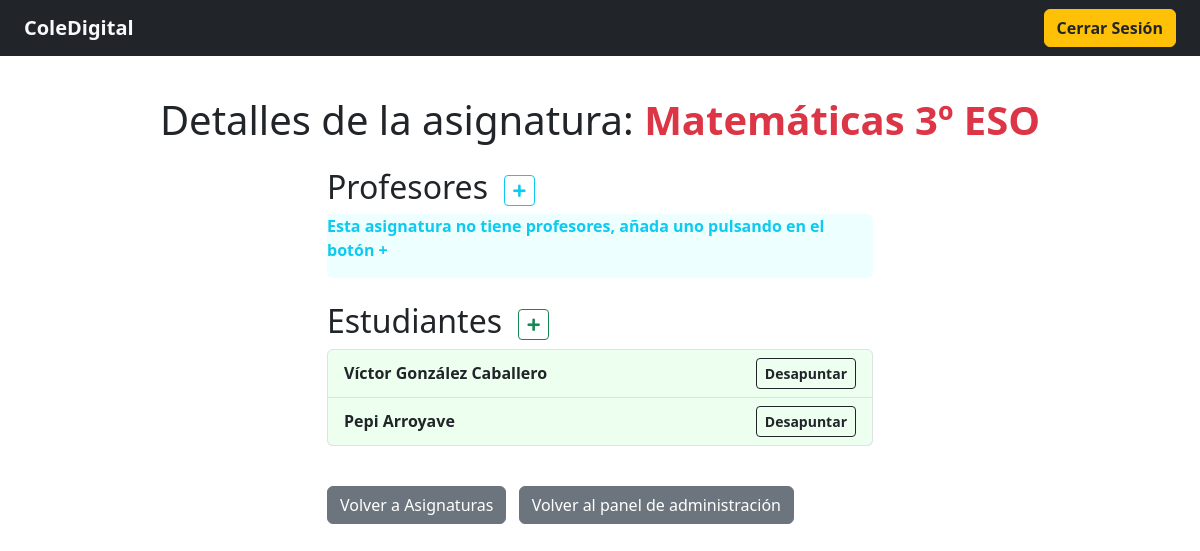
The page /detalles_asignatura/1 (signed in) on the database its author committed.
### LMS/models.py (models this page shows, shortened)
class Asignatura(models.Model):
    nombre = models.CharField(max_length=200, null=True)
    estudiantes = models.ManyToManyField(Estudiante, blank=True)
    profesores = models.ManyToManyField(Profesor, blank=True)

class Estudiante(models.Model):
    user = models.OneToOneField(User, null=True, blank=True, on_delete=models.CASCADE)
    nombre = models.CharField(max_length=200, null=True)
    correo = models.CharField(max_length=200, null=True)
    def __str__(self):
        return self.nombre

### LMS/decorators.py (the view)
    def wrapper_func(request, *args, **kwargs):
        grupo = None
        if request.user.groups.exists():
            grupo = request.user.groups.all()[0].name
        if grupo != 'admin':
            return redirect('home')
        if grupo == 'admin':
            return view_func(request, *args, **kwargs)

### LMS/models.py (called while the page is built)
    def __str__(self):
        return self.nombre

### templates/detalles_asignatura.html (shortened to what this page needs)
{% extends 'base.html' %}
{% load static %}
{% block content %}
    <div class="container mt-4">
        <h1 class="text-center">Detalles de la asignatura: <span class="text-danger fw-bold">{{ asignatura.nombre }}</span></h1>
        <div class="section mt-4">
            <div class="row justify-content-md-center">
                <div class="col-md-6">
                    <div class="d-flex align-items-center">
                        <h2>Profesores <a href="#" class="btn btn-outline-info btn-sm ms-2" data-bs-toggle="modal" data-bs-target="#modal-apuntar-profesor"><i class="fas fa-plus"></i></a></h2>
                    </div>
                    <ul class="list-group" style="background-color: #EDFFFF;">
                        {% if profesores %}
                            {% for profesor in profesores %}
                            <li class="list-group-item d-flex justify-content-between align-items-center fw-bold" style="background-color: #EDFFFF;">{{ profesor.nombre }}
                                <button class="btn btn-outline-dark btn-sm ms-2 fw-bold desapuntar-profesor-btn" data-bs-toggle="modal" data-bs-target="#modal-desapuntar-profesor" data-bs-nombreprofesor="{{ profesor.nombre }}" data-bs-idprofesor="{{ profesor.id }}">Desapuntar</button>
                            </li>
                            {% endfor %}
                        {% else %}
                            <p class="text-info fw-bold">Esta asignatura no tiene profesores, añada uno pulsando en el botón +</p>
                        {% endif %}
                    </ul>
                </div>
            </div>
        </div>
        <div class="section mt-4">
            <div class="row justify-content-md-center">
                <div class="col-md-6">
                    <div class="d-flex align-items-center">
                        <h2>Estudiantes <a href="#" class="btn btn-outline-success btn-sm ms-2 fw-bold" data-bs-toggle="modal" data-bs-target="#modal-apuntar-estudiantes"><i class="fas fa-plus"></i></a></h2>
                    </div>
                    <ul class="list-group" style="background-color: #EDFFEE;">
                        {% if estudiantes %}
                            {% for estudiante in estudiantes %}
                            <li class="list-group-item d-flex justify-content-between align-items-center fw-bold" style="background-color: #EDFFEE;">{{ estudiante.nombre }}
                                <button class="btn btn-outline-dark btn-sm ms-2 fw-bold" onclick="desapuntarEstudiante('{{ estudiante.id }}')">Desapuntar</button>
                            </li>
                            {% endfor %}
                        {% else %}
                            <p class="text-success fw-bold">Esta asignatura no tiene estudiantes, añada uno pulsando en el botón +</p>
                        {% endif %}
                    </ul>
                </div>
            </div>
        </div>
        <div class="section mt-4">
            <div class="row justify-content-center">
                <div class="col-md-6">
                    <a href="{% url 'gestionar_asignaturas' %}" class="btn btn-secondary mt-3 me-2">Volver a Asignaturas</a>
                    <a href="{% url 'panel_administracion' %}" class="btn btn-secondary mt-3">Volver al panel de administración</a>
                </div>
            </div>
        </div>
    </div>
{% endblock %}

### rows shown on the page
Asignatura: nombre "Matemáticas 3º ESO"
Estudiante: nombre "Víctor González Caballero"
Estudiante: nombre "Pepi Arroyave"
